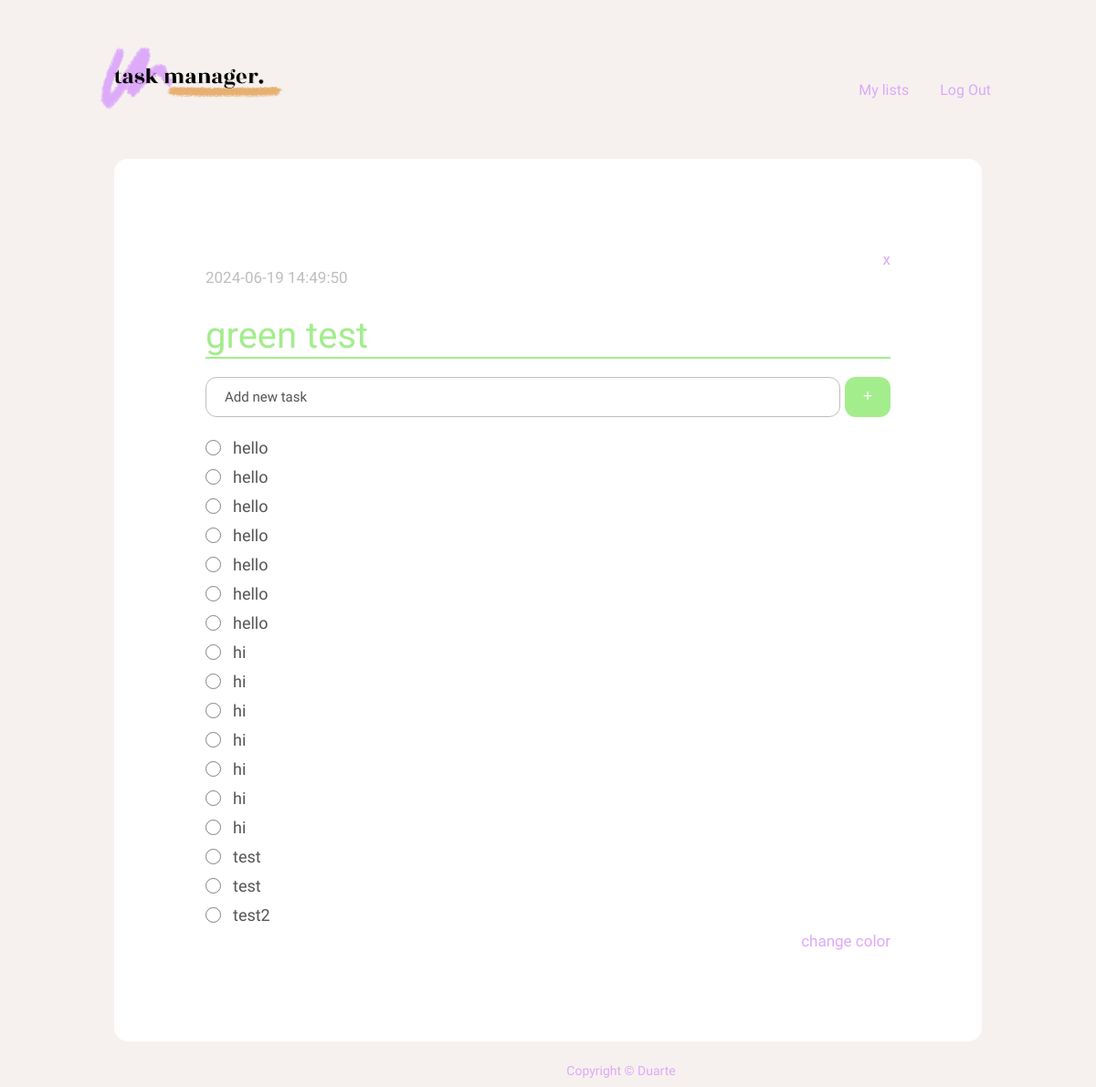
Screenshot of /edit/2 (signed in) with the database file from the repository.
### tables this page shows
CREATE TABLE lists (
id INTEGER PRIMARY KEY AUTOINCREMENT NOT NULL,
user_id INTEGER REFERENCES users(id),
title TEXT NOT NULL, 
color TEXT NOT NULL,
date DATE NOT NULL);

CREATE TABLE tasks (
id INTEGER PRIMARY KEY AUTOINCREMENT NOT NULL,
list_id INTEGER REFERENCES lists(id),
task TEXT NOT NULL, 
checkbox BOOLEAN NOT NULL);

### app.py (the view, shortened to what this page needs)
@app.route("/edit/<int:id>", methods=["GET", "POST"])
def edit(id):
    tasks_all = []
    list_rows = db.execute("SELECT * FROM lists WHERE user_id = ? AND id = ?", session["user_id"], id)
    if list_rows:
        list = list_rows[0]
        title = list['title']
        color = list['color']
        date = list['date']
    if request.method == "GET":
        tasks = db.execute("SELECT * FROM tasks WHERE list_id = ?", id)
        for task in tasks:
            tasks_all.append({
                'id': task['id'],
                'task': task['task'],
                'checkbox': task['checkbox']
            })
    return render_template("edit.html", tasks_all=tasks_all, title=title, color=color, date=date, id=id)

### templates/edit.html (shortened to what this page needs)
{% extends "layout.html" %}
{% block main %}
    <div class="whitewindow-list">
        <div>
            <a class="nav-text create-buttons" href="/">x</a>
        </div>
        <div>
            <p class="date">{{ date }}</p>
            <h5 class="title list-title color-{{ color }}"> {{ title }}</h5>
        </div>
        <hr class="list-line {{ color }}">
        <form class="list-form" action="/edit/{{ id }}" method="post">
            <input type="text" id="newtask" name="newtask" class="input-newtask" placeholder="Add new task">
            <button type="submit" id="new" class="plusnewtask {{ color }}">+</button>
        </form>
        {% if tasks_all %}
            {% for task in tasks_all %}
                <div class="divtask containertask">
                    <form action="/update_task/{{ task.id }}" method="post">
                        <label>
                            <span class="checkmark"></span>
                            <span class="list-text" {% if task.checkbox %}style="text-decoration: line-through;"{% endif %}>{{ task.task }}</span>
                        </label>
                    </form>
                    <form action="/delete_task/{{ task.id }}" method="post">
                        <button class="close-btn" type="submit">x</button>
                    </form>
                </div>
            {% endfor %}
        {% endif %}
        <div>
            <a type="submit" class="nav-text create-buttons" name="change" href="/change/{{ id }}">change color</a>
        </div>
    </div>
{% endblock %}

### static/styles.css (style rules this page uses)
.title { font-family: "Rozha One", serif; font-weight: 400; font-style: normal; }
.nav-text { font-family: "Zen Kaku Gothic New", sans-serif; font-weight: 400; font-style: normal; font-size: 16px; color: #dda9f9; text-decoration: none; cursor: pointer; }
.background { background-color: #f6f1ee; margin-left: 80px; margin-right: 80px; }
.green { background-color: #a3ed8c; }
.color-green { color: #a3ed8c; }
.create-buttons { font-size: 17px !important; float: right; border: none; background-color: transparent; padding: 0; }
.whitewindow-list { background-color: white; width: 750px; height: auto; border-radius: 15px; padding: 100px; margin: 50px auto; display: flex; flex-direction: column; position: relative; }
.date { font-family: "Zen Kaku Gothic New", sans-serif; font-weight: 400; font-style: normal; font-size: 17px; color: #bebebe; padding: 0; margin: 0; }
.list-title { font-size: 40px; margin-top: 30px; margin-left: 0; margin-bottom: 0; padding: 0; }
.list-line { border: none; height: 1.5px; margin: 0; padding: 0; }
.list-form { margin-bottom: 20px; display: flex; flex-direction: row; justify-content: space-between; margin-top: 20px; }
.input-newtask { font-family: "Zen Kaku Gothic New", sans-serif; font-weight: 400; font-style: normal; color: #565555; width: auto; padding: 12px 20px; border: solid 1.2px #bebebe; border-radius: 12px; box-sizing: border-box; background: white; font-size: 15px; margin-right: 5px; flex-grow: 1; }
.input-newtask::placeholder { color: #565555; font-size: 15px; opacity: 1; }
.plusnewtask { text-decoration: none; width: 50px; color: white; border: none; border-radius: 12px; cursor: pointer; text-align: center; font-size: 18px; }
.list-text { font-family: "Zen Kaku Gothic New", sans-serif; font-weight: 400; font-style: normal; font-size: 18px; color: #565555; line-height: 1.5; padding-top: 0; word-wrap: break-word; }
.containertask { position: relative; padding: 0px; margin-bottom: 2px; cursor: pointer; }
.checkmark { position: absolute; top: 5px; left: 0px; height: 15px; width: 15px; background-color: transparent; border: 1px solid gray; border-radius: 40px; }
.containertask .checkmark { position: absolute; left: 0px; height: 15px; width: 15px; background-color: transparent; border: 1px solid gray; border-radius: 50%; }
.checkmark:after { content: ""; position: absolute; display: none; }
.containertask .checkmark:after { left: 7px; top: -6px; width: 7px; height: 15px; border: solid gray; border-width: 0 2px 2px 0; -webkit-transform: rotate(45deg); -ms-transform: rotate(45deg); transform: rotate(45deg); }
.containertask .list-text { padding-left: 30px; padding-bottom: 10px; }
.close-btn { background-color: transparent; color: white; border: none; border-radius: 10px; width: 30px; height: 25px; cursor: pointer; font-size: 18px; line-height: 18px; right: 0; flex-shrink: 0; }
.divtask { display: flex; flex-direction: row; justify-content: space-between; align-items: center; padding-top: 0; padding-bottom: 3px; }

### rows the page displays
lists: date "2024-06-19 14:49:50", title "green test"
tasks: task "hello"
tasks: task "hello"
tasks: task "hello"
tasks: task "hello"
tasks: task "hello"
tasks: task "hello"
tasks: task "hello"
tasks: task "hi"
tasks: task "hi"
tasks: task "hi"
tasks: task "hi"
tasks: task "hi"
tasks: task "hi"
tasks: task "hi"
tasks: task "test"
tasks: task "test"
tasks: task "test2"
